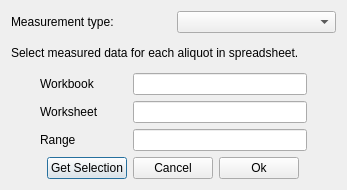
<?xml version="1.0" encoding="UTF-8"?>
<ui version="4.0">
 <class>Dialog</class>
 <widget class="QDialog" name="Dialog">
  <property name="geometry">
   <rect>
    <x>0</x>
    <y>0</y>
    <width>347</width>
    <height>190</height>
   </rect>
  </property>
  <property name="windowTitle">
   <string>Th/U_min Data Selection Dialog</string>
  </property>
  <layout class="QGridLayout" name="gridLayout_2">
   <item row="5" column="0">
    <layout class="QHBoxLayout" name="horizontalLayout_2" stretch="0,1,1,1,0">
     <item>
      <spacer name="horizontalSpacer">
       <property name="orientation">
        <enum>Qt::Horizontal</enum>
       </property>
       <property name="sizeHint" stdset="0">
        <size>
         <width>40</width>
         <height>20</height>
        </size>
       </property>
      </spacer>
     </item>
     <item>
      <widget class="QPushButton" name="getSelectionButton">
       <property name="toolTip">
        <string>&lt;html&gt;&lt;head/&gt;&lt;body&gt;&lt;p&gt;Get selected data range from spreadsheet.&lt;/p&gt;&lt;/body&gt;&lt;/html&gt;</string>
       </property>
       <property name="text">
        <string>Get Selection</string>
       </property>
       <property name="autoDefault">
        <bool>false</bool>
       </property>
       <property name="default">
        <bool>true</bool>
       </property>
      </widget>
     </item>
     <item>
      <widget class="QPushButton" name="cancelButton">
       <property name="text">
        <string>Cancel</string>
       </property>
      </widget>
     </item>
     <item>
      <widget class="QPushButton" name="okButton">
       <property name="text">
        <string>Ok</string>
       </property>
       <property name="autoDefault">
        <bool>false</bool>
       </property>
       <property name="default">
        <bool>false</bool>
       </property>
      </widget>
     </item>
     <item>
      <spacer name="horizontalSpacer_6">
       <property name="orientation">
        <enum>Qt::Horizontal</enum>
       </property>
       <property name="sizeHint" stdset="0">
        <size>
         <width>40</width>
         <height>20</height>
        </size>
       </property>
      </spacer>
     </item>
    </layout>
   </item>
   <item row="1" column="0">
    <layout class="QHBoxLayout" name="horizontalLayout" stretch="6">
     <item>
      <widget class="QLabel" name="Label">
       <property name="text">
        <string>&lt;html&gt;&lt;head/&gt;&lt;body&gt;&lt;p&gt;Select measured data for each aliquot in spreadsheet. &lt;/p&gt;&lt;/body&gt;&lt;/html&gt;</string>
       </property>
       <property name="wordWrap">
        <bool>false</bool>
       </property>
      </widget>
     </item>
    </layout>
   </item>
   <item row="0" column="0">
    <layout class="QGridLayout" name="gridLayout_4">
     <item row="1" column="1">
      <widget class="QComboBox" name="ThUminCombo"/>
     </item>
     <item row="1" column="0">
      <widget class="QLabel" name="label_4">
       <property name="text">
        <string>Measurement type:</string>
       </property>
      </widget>
     </item>
    </layout>
   </item>
   <item row="2" column="0">
    <layout class="QGridLayout" name="gridLayout_3">
     <item row="3" column="0">
      <layout class="QGridLayout" name="gridLayout" columnstretch="1,3,6,1">
       <item row="3" column="1">
        <widget class="QLabel" name="label">
         <property name="text">
          <string>Range</string>
         </property>
         <property name="alignment">
          <set>Qt::AlignLeading|Qt::AlignLeft|Qt::AlignVCenter</set>
         </property>
        </widget>
       </item>
       <item row="1" column="0">
        <spacer name="horizontalSpacer_2">
         <property name="orientation">
          <enum>Qt::Horizontal</enum>
         </property>
         <property name="sizeHint" stdset="0">
          <size>
           <width>40</width>
           <height>20</height>
          </size>
         </property>
        </spacer>
       </item>
       <item row="1" column="2">
        <widget class="QLineEdit" name="workbookEntry"/>
       </item>
       <item row="1" column="1">
        <widget class="QLabel" name="label_3">
         <property name="text">
          <string>Workbook</string>
         </property>
         <property name="alignment">
          <set>Qt::AlignLeading|Qt::AlignLeft|Qt::AlignVCenter</set>
         </property>
        </widget>
       </item>
       <item row="3" column="2">
        <widget class="QLineEdit" name="addressEntry"/>
       </item>
       <item row="1" column="3">
        <spacer name="horizontalSpacer_3">
         <property name="orientation">
          <enum>Qt::Horizontal</enum>
         </property>
         <property name="sizeHint" stdset="0">
          <size>
           <width>40</width>
           <height>20</height>
          </size>
         </property>
        </spacer>
       </item>
       <item row="2" column="1">
        <widget class="QLabel" name="label_2">
         <property name="text">
          <string>Worksheet</string>
         </property>
         <property name="alignment">
          <set>Qt::AlignLeading|Qt::AlignLeft|Qt::AlignVCenter</set>
         </property>
        </widget>
       </item>
       <item row="2" column="2">
        <widget class="QLineEdit" name="worksheetEntry"/>
       </item>
      </layout>
     </item>
    </layout>
   </item>
  </layout>
 </widget>
 <tabstops>
  <tabstop>workbookEntry</tabstop>
  <tabstop>worksheetEntry</tabstop>
  <tabstop>addressEntry</tabstop>
 </tabstops>
 <resources/>
 <connections/>
</ui>
